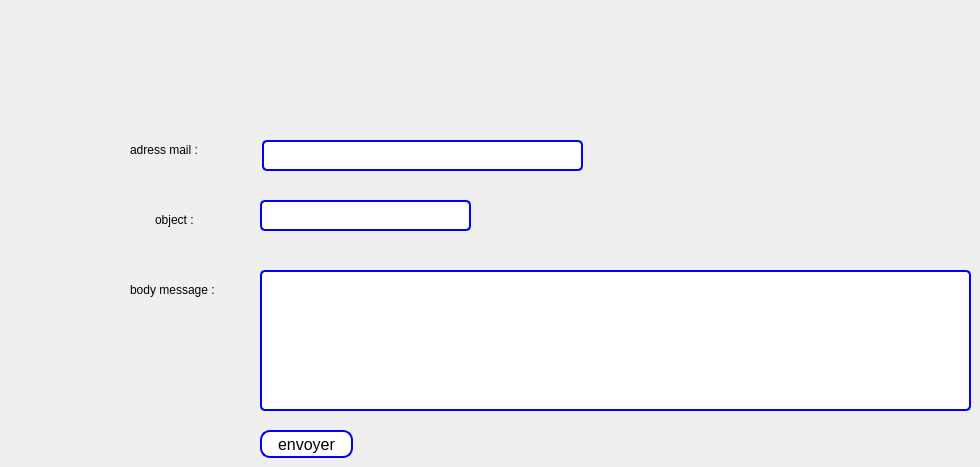
      <widget class="QWidget" name="tab_18">
       <attribute name="title">
        <string>mailing</string>
       </attribute>
       <widget class="QPushButton" name="envoyer_email">
        <property name="geometry">
         <rect>
          <x>260</x>
          <y>430</y>
          <width>93</width>
          <height>28</height>
         </rect>
        </property>
        <property name="styleSheet">
         <string notr="true">QPushButton {
    background-color: #ffffff; /* Fond blanc */
    border: 2px solid blue; /* Bordure bleue */
    border-radius: 10px; /* Coins arrondis */
    padding: 1px 2px; /* Espacement intérieur */
    color: black; /* Couleur du texte */
    font-size: 16px; /* Taille de la police */
}

QPushButton:pressed {
    background-color: blue; /* Nouvelle couleur lorsque le bouton est enfoncé */
}
</string>
        </property>
        <property name="text">
         <string>envoyer</string>
        </property>
       </widget>
       <widget class="QLineEdit" name="destinataireEmail">
        <property name="geometry">
         <rect>
          <x>262</x>
          <y>140</y>
          <width>321</width>
          <height>31</height>
         </rect>
        </property>
        <property name="styleSheet">
         <string notr="true">
    border: 2px solid black; 
    border-radius:5px ;
    padding: 3px;
    border-color: blue;


</string>
        </property>
       </widget>
       <widget class="QLineEdit" name="objetEmail">
        <property name="geometry">
         <rect>
          <x>260</x>
          <y>200</y>
          <width>211</width>
          <height>31</height>
         </rect>
        </property>
        <property name="styleSheet">
         <string notr="true">
    border: 2px solid black; 
    border-radius:5px ;
    padding: 3px;
    border-color: blue;


</string>
        </property>
       </widget>
       <widget class="QLineEdit" name="bodyEmail">
        <property name="geometry">
         <rect>
          <x>260</x>
          <y>270</y>
          <width>711</width>
          <height>141</height>
         </rect>
        </property>
        <property name="styleSheet">
         <string notr="true">
    border: 2px solid black; 
    border-radius:5px ;
    padding: 3px;
    border-color: blue;


</string>
        </property>
       </widget>
       <widget class="QLabel" name="label_80">
        <property name="geometry">
         <rect>
          <x>130</x>
          <y>140</y>
          <width>121</width>
          <height>20</height>
         </rect>
        </property>
        <property name="text">
         <string>adress mail :</string>
        </property>
       </widget>
       <widget class="QLabel" name="label_81">
        <property name="geometry">
         <rect>
          <x>155</x>
          <y>210</y>
          <width>91</width>
          <height>20</height>
         </rect>
        </property>
        <property name="text">
         <string>object :</string>
        </property>
       </widget>
       <widget class="QLabel" name="label_82">
        <property name="geometry">
         <rect>
          <x>130</x>
          <y>280</y>
          <width>121</width>
          <height>20</height>
         </rect>
        </property>
        <property name="text">
         <string>body message :</string>
        </property>
       </widget>
      </widget>
